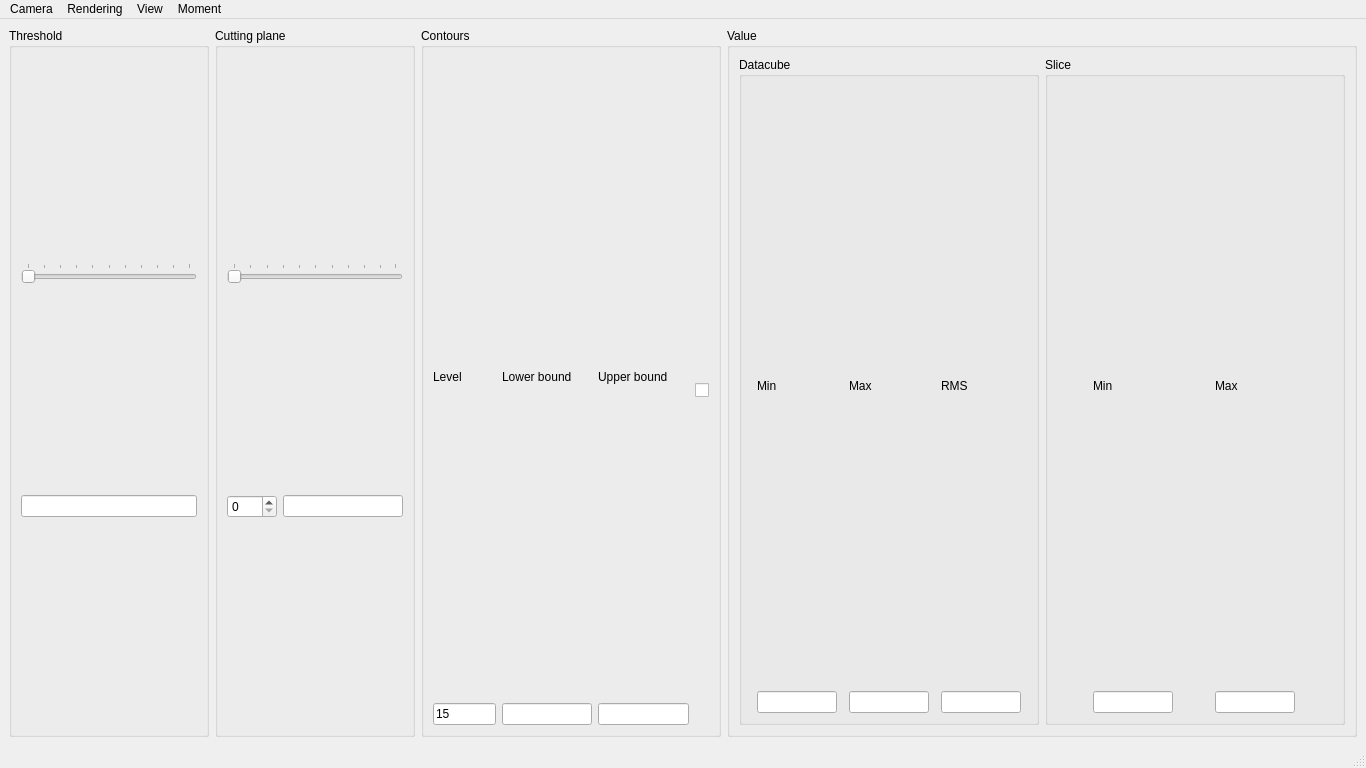
<?xml version="1.0" encoding="UTF-8"?>
<ui version="4.0">
 <class>pqWindowCube</class>
 <widget class="QMainWindow" name="pqWindowCube">
  <property name="geometry">
   <rect>
    <x>0</x>
    <y>0</y>
    <width>1366</width>
    <height>768</height>
   </rect>
  </property>
  <widget class="QWidget" name="widget">
   <layout class="QVBoxLayout" name="_2">
    <item>
     <layout class="QHBoxLayout" name="controls">
      <item>
       <widget class="QGroupBox" name="thresholdGroupBox">
        <property name="sizePolicy">
         <sizepolicy hsizetype="Expanding" vsizetype="Preferred">
          <horstretch>0</horstretch>
          <verstretch>0</verstretch>
         </sizepolicy>
        </property>
        <property name="maximumSize">
         <size>
          <width>200</width>
          <height>16777215</height>
         </size>
        </property>
        <property name="title">
         <string>Threshold</string>
        </property>
        <layout class="QVBoxLayout" name="_4">
         <item>
          <widget class="QSlider" name="thresholdSlider">
           <property name="maximum">
            <number>100</number>
           </property>
           <property name="orientation">
            <enum>Qt::Horizontal</enum>
           </property>
           <property name="tickPosition">
            <enum>QSlider::TicksAbove</enum>
           </property>
          </widget>
         </item>
         <item>
          <widget class="QLineEdit" name="thresholdText"/>
         </item>
        </layout>
       </widget>
      </item>
      <item>
       <widget class="QGroupBox" name="cuttingPlaneGroupBox">
        <property name="sizePolicy">
         <sizepolicy hsizetype="Expanding" vsizetype="Preferred">
          <horstretch>0</horstretch>
          <verstretch>0</verstretch>
         </sizepolicy>
        </property>
        <property name="maximumSize">
         <size>
          <width>200</width>
          <height>16777215</height>
         </size>
        </property>
        <property name="title">
         <string>Cutting plane</string>
        </property>
        <layout class="QVBoxLayout" name="_5">
         <item>
          <widget class="QSlider" name="sliceSlider">
           <property name="orientation">
            <enum>Qt::Horizontal</enum>
           </property>
           <property name="tickPosition">
            <enum>QSlider::TicksAbove</enum>
           </property>
           <property name="tickInterval">
            <number>0</number>
           </property>
          </widget>
         </item>
         <item>
          <layout class="QHBoxLayout" name="_19">
           <item>
            <widget class="QSpinBox" name="sliceSpinBox">
             <property name="minimumSize">
              <size>
               <width>50</width>
               <height>0</height>
              </size>
             </property>
            </widget>
           </item>
           <item>
            <widget class="QLineEdit" name="velocityText">
             <property name="readOnly">
              <bool>true</bool>
             </property>
            </widget>
           </item>
          </layout>
         </item>
        </layout>
       </widget>
      </item>
      <item>
       <widget class="QGroupBox" name="contourGroupBox">
        <property name="sizePolicy">
         <sizepolicy hsizetype="Expanding" vsizetype="Preferred">
          <horstretch>0</horstretch>
          <verstretch>0</verstretch>
         </sizepolicy>
        </property>
        <property name="maximumSize">
         <size>
          <width>300</width>
          <height>16777215</height>
         </size>
        </property>
        <property name="title">
         <string>Contours</string>
        </property>
        <layout class="QHBoxLayout" name="_6">
         <item>
          <layout class="QVBoxLayout" name="_7">
           <item>
            <widget class="QLabel" name="label_4">
             <property name="sizePolicy">
              <sizepolicy hsizetype="MinimumExpanding" vsizetype="Preferred">
               <horstretch>0</horstretch>
               <verstretch>0</verstretch>
              </sizepolicy>
             </property>
             <property name="maximumSize">
              <size>
               <width>60</width>
               <height>16777215</height>
              </size>
             </property>
             <property name="text">
              <string>Level</string>
             </property>
            </widget>
           </item>
           <item>
            <widget class="QLineEdit" name="levelText">
             <property name="minimumSize">
              <size>
               <width>50</width>
               <height>0</height>
              </size>
             </property>
             <property name="maximumSize">
              <size>
               <width>80</width>
               <height>16777215</height>
              </size>
             </property>
             <property name="text">
              <string>15</string>
             </property>
             <property name="maxLength">
              <number>4</number>
             </property>
            </widget>
           </item>
          </layout>
         </item>
         <item>
          <layout class="QVBoxLayout" name="_8">
           <item>
            <widget class="QLabel" name="label_5">
             <property name="sizePolicy">
              <sizepolicy hsizetype="MinimumExpanding" vsizetype="Preferred">
               <horstretch>0</horstretch>
               <verstretch>0</verstretch>
              </sizepolicy>
             </property>
             <property name="text">
              <string>Lower bound</string>
             </property>
            </widget>
           </item>
           <item>
            <widget class="QLineEdit" name="lowerBoundText">
             <property name="minimumSize">
              <size>
               <width>75</width>
               <height>0</height>
              </size>
             </property>
            </widget>
           </item>
          </layout>
         </item>
         <item>
          <layout class="QVBoxLayout" name="_9">
           <item>
            <widget class="QLabel" name="label_6">
             <property name="sizePolicy">
              <sizepolicy hsizetype="MinimumExpanding" vsizetype="Preferred">
               <horstretch>0</horstretch>
               <verstretch>0</verstretch>
              </sizepolicy>
             </property>
             <property name="text">
              <string>Upper bound</string>
             </property>
            </widget>
           </item>
           <item>
            <widget class="QLineEdit" name="upperBoundText">
             <property name="minimumSize">
              <size>
               <width>75</width>
               <height>0</height>
              </size>
             </property>
            </widget>
           </item>
          </layout>
         </item>
         <item>
          <widget class="QCheckBox" name="contourCheckBox"/>
         </item>
        </layout>
       </widget>
      </item>
      <item>
       <widget class="QGroupBox" name="valueGroupBox">
        <property name="title">
         <string>Value</string>
        </property>
        <layout class="QHBoxLayout" name="_10">
         <item>
          <widget class="QGroupBox" name="cubeGroupBox">
           <property name="title">
            <string>Datacube</string>
           </property>
           <layout class="QHBoxLayout" name="_11">
            <item>
             <layout class="QVBoxLayout" name="_13">
              <item>
               <widget class="QLabel" name="label">
                <property name="maximumSize">
                 <size>
                  <width>80</width>
                  <height>16777215</height>
                 </size>
                </property>
                <property name="text">
                 <string>Min</string>
                </property>
               </widget>
              </item>
              <item>
               <widget class="QLineEdit" name="minCubeText">
                <property name="maximumSize">
                 <size>
                  <width>80</width>
                  <height>16777215</height>
                 </size>
                </property>
                <property name="readOnly">
                 <bool>true</bool>
                </property>
               </widget>
              </item>
             </layout>
            </item>
            <item>
             <layout class="QVBoxLayout" name="_14">
              <item>
               <widget class="QLabel" name="label_3">
                <property name="maximumSize">
                 <size>
                  <width>80</width>
                  <height>16777215</height>
                 </size>
                </property>
                <property name="text">
                 <string>Max</string>
                </property>
               </widget>
              </item>
              <item>
               <widget class="QLineEdit" name="maxCubeText">
                <property name="maximumSize">
                 <size>
                  <width>80</width>
                  <height>16777215</height>
                 </size>
                </property>
                <property name="readOnly">
                 <bool>true</bool>
                </property>
               </widget>
              </item>
             </layout>
            </item>
            <item>
             <layout class="QVBoxLayout" name="_15">
              <item>
               <widget class="QLabel" name="label_2">
                <property name="maximumSize">
                 <size>
                  <width>80</width>
                  <height>16777215</height>
                 </size>
                </property>
                <property name="text">
                 <string>RMS</string>
                </property>
               </widget>
              </item>
              <item>
               <widget class="QLineEdit" name="rmsCubeText">
                <property name="maximumSize">
                 <size>
                  <width>80</width>
                  <height>16777215</height>
                 </size>
                </property>
                <property name="readOnly">
                 <bool>true</bool>
                </property>
               </widget>
              </item>
             </layout>
            </item>
           </layout>
          </widget>
         </item>
         <item>
          <widget class="QGroupBox" name="sliceGroupBox">
           <property name="title">
            <string>Slice</string>
           </property>
           <layout class="QHBoxLayout" name="_12">
            <item>
             <layout class="QVBoxLayout" name="_16">
              <item>
               <widget class="QLabel" name="label_8">
                <property name="maximumSize">
                 <size>
                  <width>80</width>
                  <height>16777215</height>
                 </size>
                </property>
                <property name="text">
                 <string>Min</string>
                </property>
               </widget>
              </item>
              <item>
               <widget class="QLineEdit" name="minSliceText">
                <property name="maximumSize">
                 <size>
                  <width>80</width>
                  <height>16777215</height>
                 </size>
                </property>
                <property name="readOnly">
                 <bool>true</bool>
                </property>
               </widget>
              </item>
             </layout>
            </item>
            <item>
             <layout class="QVBoxLayout" name="_17">
              <item>
               <widget class="QLabel" name="label_7">
                <property name="maximumSize">
                 <size>
                  <width>80</width>
                  <height>16777215</height>
                 </size>
                </property>
                <property name="text">
                 <string>Max</string>
                </property>
               </widget>
              </item>
              <item>
               <widget class="QLineEdit" name="maxSliceText">
                <property name="maximumSize">
                 <size>
                  <width>80</width>
                  <height>16777215</height>
                 </size>
                </property>
                <property name="readOnly">
                 <bool>true</bool>
                </property>
               </widget>
              </item>
             </layout>
            </item>
           </layout>
          </widget>
         </item>
        </layout>
       </widget>
      </item>
     </layout>
    </item>
    <item>
     <layout class="QHBoxLayout" name="PVLayout"/>
    </item>
   </layout>
  </widget>
  <widget class="QMenuBar" name="menuBar">
   <property name="geometry">
    <rect>
     <x>0</x>
     <y>0</y>
     <width>1366</width>
     <height>22</height>
    </rect>
   </property>
   <widget class="QMenu" name="menuCamera">
    <property name="title">
     <string>Camera</string>
    </property>
    <addaction name="actionFront"/>
    <addaction name="actionBack"/>
    <addaction name="actionTop"/>
    <addaction name="actionRight"/>
    <addaction name="actionBottom"/>
    <addaction name="actionLeft"/>
   </widget>
   <widget class="QMenu" name="menuRendering">
    <property name="title">
     <string>Rendering</string>
    </property>
    <widget class="QMenu" name="menuVolume">
     <property name="title">
      <string>Volume</string>
     </property>
     <widget class="QMenu" name="menuOpacity">
      <property name="title">
       <string>Opacity</string>
      </property>
      <addaction name="action0"/>
      <addaction name="action25"/>
      <addaction name="action50"/>
      <addaction name="action75"/>
      <addaction name="action100"/>
     </widget>
     <addaction name="actionVolGenerate"/>
     <addaction name="menuOpacity"/>
    </widget>
    <widget class="QMenu" name="menuSlice">
     <property name="title">
      <string>Slice</string>
     </property>
     <widget class="QMenu" name="menuColorMap">
      <property name="title">
       <string>Color Map</string>
      </property>
      <widget class="QMenu" name="menuScaling">
       <property name="title">
        <string>Scaling</string>
       </property>
       <addaction name="separator"/>
      </widget>
      <widget class="QMenu" name="menuPreset">
       <property name="title">
        <string>Preset</string>
       </property>
       <addaction name="separator"/>
      </widget>
      <addaction name="menuScaling"/>
      <addaction name="menuPreset"/>
     </widget>
     <addaction name="menuColorMap"/>
    </widget>
    <addaction name="menuVolume"/>
    <addaction name="menuSlice"/>
   </widget>
   <widget class="QMenu" name="menuView">
    <property name="title">
     <string>View</string>
    </property>
    <addaction name="separator"/>
    <addaction name="actionView_Slice"/>
    <addaction name="actionView_Moment_Map"/>
   </widget>
   <widget class="QMenu" name="menuMoment_order">
    <property name="title">
     <string>Moment</string>
    </property>
    <addaction name="actionMomentOrder0"/>
    <addaction name="actionMomentOrder1"/>
    <addaction name="actionMomentOrder2"/>
    <addaction name="actionMomentOrder6"/>
    <addaction name="actionMomentOrder8"/>
    <addaction name="actionMomentOrder10"/>
   </widget>
   <addaction name="menuCamera"/>
   <addaction name="menuRendering"/>
   <addaction name="menuView"/>
   <addaction name="menuMoment_order"/>
  </widget>
  <widget class="QStatusBar" name="statusBar"/>
  <action name="actionFront">
   <property name="icon">
    <iconset resource="../visivo.qrc">
     <normaloff>:/icons/PIC_FRONT.bmp</normaloff>:/icons/PIC_FRONT.bmp</iconset>
   </property>
   <property name="text">
    <string>Front</string>
   </property>
  </action>
  <action name="actionBack">
   <property name="icon">
    <iconset resource="../visivo.qrc">
     <normaloff>:/icons/PIC_BACK.bmp</normaloff>:/icons/PIC_BACK.bmp</iconset>
   </property>
   <property name="text">
    <string>Back</string>
   </property>
  </action>
  <action name="actionTop">
   <property name="icon">
    <iconset resource="../visivo.qrc">
     <normaloff>:/icons/PIC_TOP.bmp</normaloff>:/icons/PIC_TOP.bmp</iconset>
   </property>
   <property name="text">
    <string>Top</string>
   </property>
  </action>
  <action name="actionRight">
   <property name="icon">
    <iconset resource="../visivo.qrc">
     <normaloff>:/icons/PIC_RIGHT.bmp</normaloff>:/icons/PIC_RIGHT.bmp</iconset>
   </property>
   <property name="text">
    <string>Right</string>
   </property>
  </action>
  <action name="actionBottom">
   <property name="icon">
    <iconset resource="../visivo.qrc">
     <normaloff>:/icons/PIC_BOTTOM.bmp</normaloff>:/icons/PIC_BOTTOM.bmp</iconset>
   </property>
   <property name="text">
    <string>Bottom</string>
   </property>
  </action>
  <action name="actionLeft">
   <property name="icon">
    <iconset resource="../visivo.qrc">
     <normaloff>:/icons/PIC_LEFT.bmp</normaloff>:/icons/PIC_LEFT.bmp</iconset>
   </property>
   <property name="text">
    <string>Left</string>
   </property>
  </action>
  <action name="action0">
   <property name="checkable">
    <bool>true</bool>
   </property>
   <property name="text">
    <string>0%</string>
   </property>
  </action>
  <action name="action25">
   <property name="checkable">
    <bool>true</bool>
   </property>
   <property name="text">
    <string>25%</string>
   </property>
  </action>
  <action name="action50">
   <property name="checkable">
    <bool>true</bool>
   </property>
   <property name="text">
    <string>50%</string>
   </property>
  </action>
  <action name="action100">
   <property name="checkable">
    <bool>true</bool>
   </property>
   <property name="checked">
    <bool>true</bool>
   </property>
   <property name="text">
    <string>100%</string>
   </property>
  </action>
  <action name="actionVolGenerate">
   <property name="text">
    <string>Generate</string>
   </property>
  </action>
  <action name="action75">
   <property name="checkable">
    <bool>true</bool>
   </property>
   <property name="text">
    <string>75%</string>
   </property>
  </action>
  <action name="actionMomentOrder0">
   <property name="text">
    <string>0 – the integrated value of the spectrum</string>
   </property>
  </action>
  <action name="actionMomentOrder1">
   <property name="text">
    <string>1 – the intensity weighted coordinate</string>
   </property>
  </action>
  <action name="actionMomentOrder2">
   <property name="text">
    <string>2 – the intensity weighted dispersion of the coordinate</string>
   </property>
  </action>
  <action name="actionMomentOrder6">
   <property name="text">
    <string>6 – the root mean square of the spectrum</string>
   </property>
  </action>
  <action name="actionMomentOrder8">
   <property name="text">
    <string>8 – the maximum value of the spectrum</string>
   </property>
  </action>
  <action name="actionMomentOrder10">
   <property name="text">
    <string>10 – the minimum value of the spectrum</string>
   </property>
  </action>
  <action name="actionView_Slice">
   <property name="checkable">
    <bool>false</bool>
   </property>
   <property name="checked">
    <bool>false</bool>
   </property>
   <property name="text">
    <string>Show Slice</string>
   </property>
  </action>
  <action name="actionView_Moment_Map">
   <property name="text">
    <string>Show Moment Map</string>
   </property>
  </action>
 </widget>
 <resources>
  <include location="../visivo.qrc"/>
 </resources>
 <connections/>
</ui>
